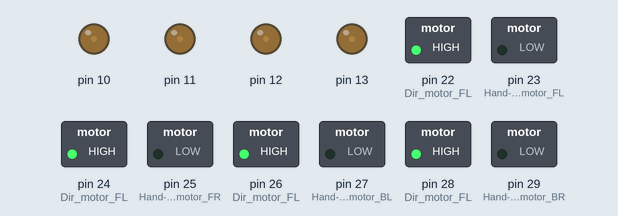
This sketch was run on a simulated Arduino Mega 2560, built with avr-gcc and run on an emulated ATmega2560. On the bench: switched loads named in the sketch (green lamp = pin HIGH), output pins drawn as LEDs (lit = HIGH).

Above: at 0.1 s.
Timing chart, 0 to 1.6 s (numbered marks = the images above):
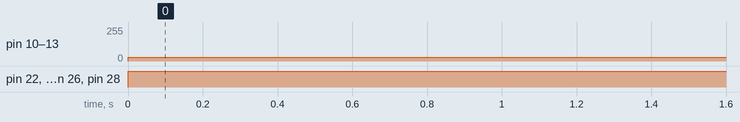

The sketch:

motor_2.ino
```cpp
int level;

void setup() {

  //Setup Channel A
  pinMode(22, OUTPUT); //Dir motor FL
  pinMode(23, OUTPUT); //Hand-brake motor FL
  pinMode(24, OUTPUT); //Dir motor FL
  pinMode(25, OUTPUT); //Hand-brake motor FR
  pinMode(26, OUTPUT); //Dir motor FL
  pinMode(27, OUTPUT); //Hand-brake motor BL
  pinMode(28, OUTPUT); //Dir motor FL
  pinMode(29, OUTPUT); //Hand-brake motor BR

}

void loop(){

  level=30; // Gewindigkeit
  /*Dir HIGH: nach vorne
        LOW : nach hinter
    Brake HIGH: ON
          LOW : OFF*/
  digitalWrite(22, HIGH);
  digitalWrite(23, LOW);
  analogWrite(13, level);

  digitalWrite(24, HIGH);
  digitalWrite(25, LOW);
  analogWrite(12, level);

  digitalWrite(26, HIGH);
  digitalWrite(27, LOW);
  analogWrite(11, level);

  digitalWrite(28, HIGH);
  digitalWrite(29, LOW);
  analogWrite(10, level);

}
```

Measured:
- by itself, pin 10–13: 0/255 → 30/255 at 0.00 s
- by itself, pin 22 (Dir_motor_FL), pin 24 (Dir_motor_FL), pin 26 (Dir_motor_FL), pin 28 (Dir_motor_FL): LOW → HIGH at 0.00 s
